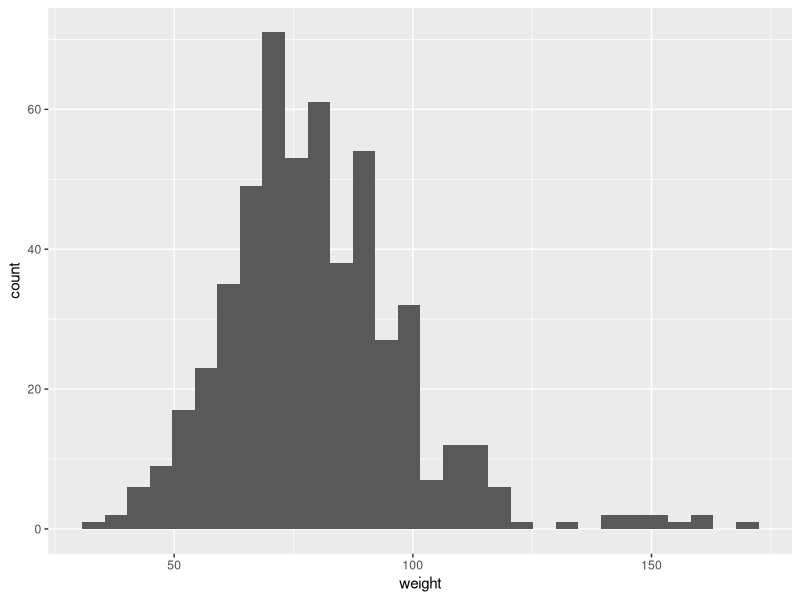
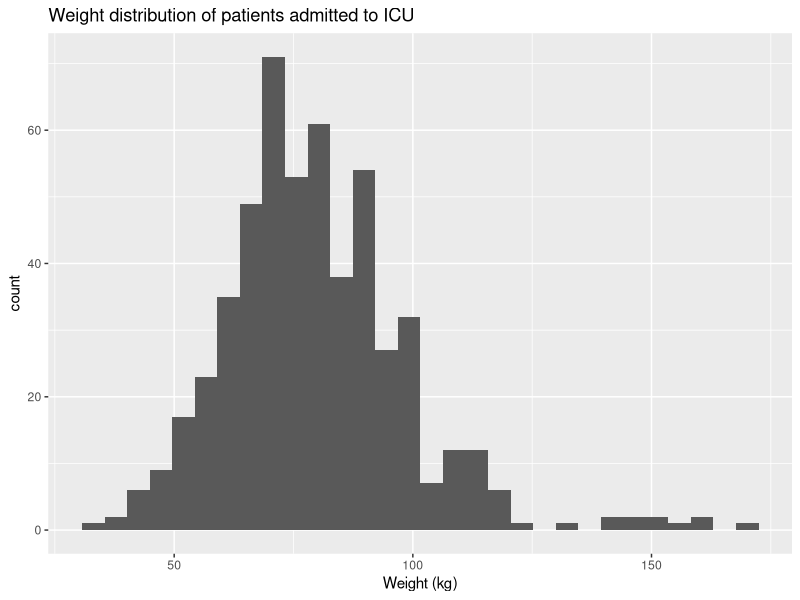
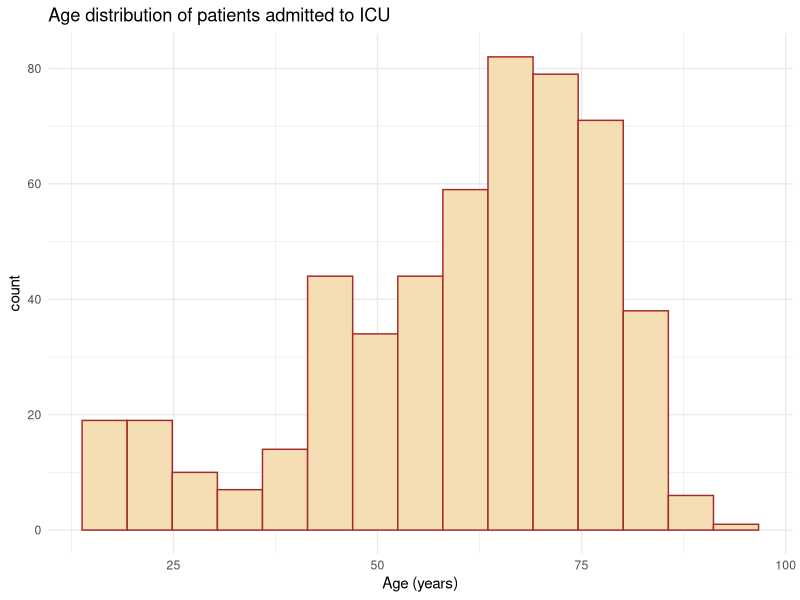
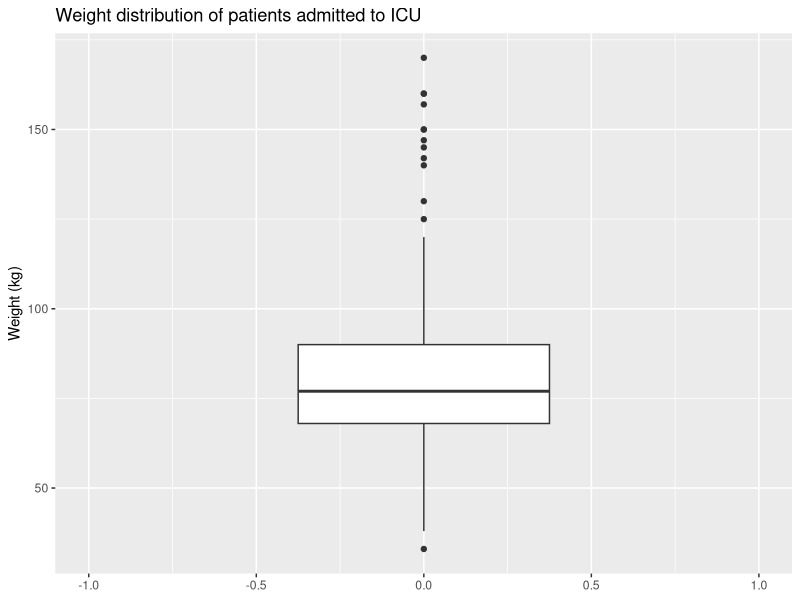
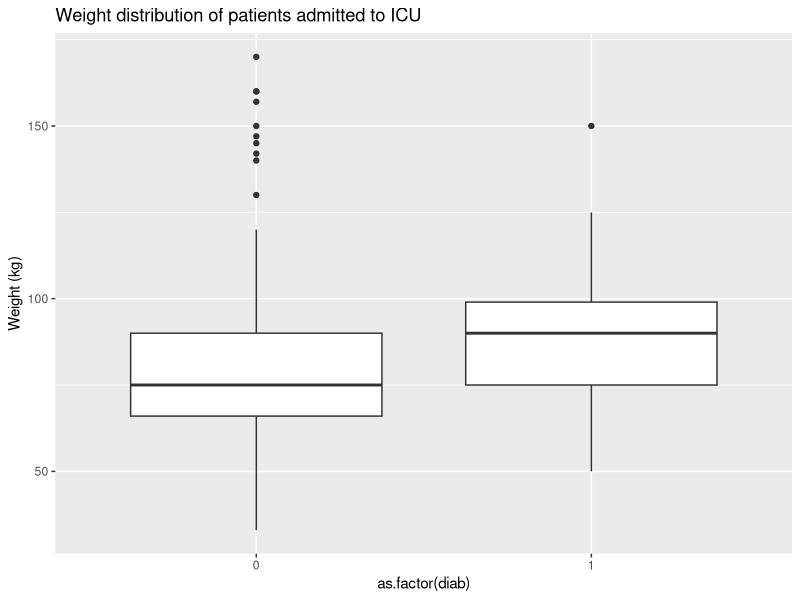

Generate these figures, in order, with R:
## ---- chunk 1
knitr::opts_chunk$set(echo = TRUE)
## ---- chunk 2
library(ggplot2)
akidata = read.csv('aki.csv')
head(akidata)
## ---- chunk 3
ggplot(data=akidata, aes(x=weight)) + geom_histogram()
## ---- chunk 4
ggplot(data=akidata, aes(x=weight)) + geom_histogram() + xlab("Weight (kg)") + 
  ggtitle("Weight distribution of patients admitted to ICU")
## ---- chunk 5
ggplot(data=akidata, aes(x=age)) + 
  geom_histogram(bins=15, fill='wheat', colour='brown') + 
  theme_minimal() +
  xlab("Age (years)") + 
  ggtitle("Age distribution of patients admitted to ICU")
## ---- chunk 6
ggplot(data=akidata, aes(y=weight)) + 
  geom_boxplot() +
  ylab("Weight (kg)") + 
  ggtitle("Weight distribution of patients admitted to ICU") +
  xlim(c(-1,1))
## ---- chunk 7
ggplot(data=akidata, aes(x=as.factor(diab), y=weight)) + 
  geom_boxplot() +
  ylab("Weight (kg)") + 
  ggtitle("Weight distribution of patients admitted to ICU")
